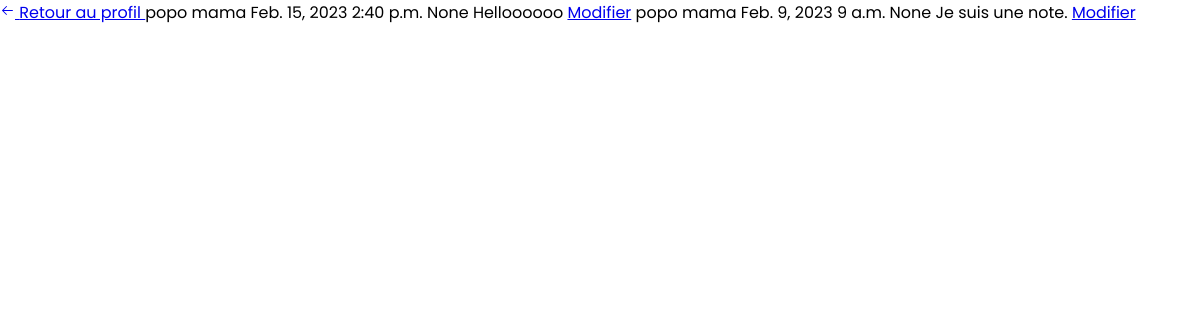
Page /history-appointment/popo mama/ (signed in) on the committed database.
### coach_Xu_Wenwu/models.py (models this page shows)
class PickDate(models.Model):
    id = models.AutoField(primary_key=True)
    date = models.DateField()
    time_slot = models.TimeField()
    user = models.ForeignKey(User, on_delete=models.CASCADE, blank=True, null=True)
    name = models.CharField(max_length=100, blank=True, null=True)
    email = models.EmailField(blank=True, null=True)
    notes = models.TextField(blank=True, null=True)
    subject = models.CharField(max_length=200, blank=True, null=True)

### coach_Xu_Wenwu/views.py (the view)
# urls.py: path('history-appointment/<str:patient_name>/', views.patient_appointments, name="patient_appointments"),
@login_required(login_url='/sign-in')
def patient_appointments(request, patient_name):
    patient_appointments = PickDate.objects.filter(name=patient_name)
    return render(request, 'coach_Xu_Wenwu_app/back_office/history_appointment.html',
                  {'appointments': patient_appointments, 'is_superuser': True})

### templates/coach_Xu_Wenwu_app/back_office/history_appointment.html (shortened to what this page needs)
{% extends "coach_Xu_Wenwu_app/base.html" %}
{% block body %}
    <a href="/dashboard" class="sign__go-back-link">
        Retour au profil
    </a>
{% for appointment in appointments %}
  <tr>
    {% if is_superuser %}
        <td>{{ appointment.name }}</td>
        <td>{{ appointment.date }}</td>
        <td>{{ appointment.time_slot }}</td>
        <td>{{ appointment.subject }}</td>
        <td>{{ appointment.notes }} <a href="{% url 'edit_notes' appointment.id %}">Modifier</a></td>
    {% else %}
    <td>{{ appointment.date }}</td>
    <td>{{ appointment.time_slot }}</td>
    {% endif %}
  </tr>
{% endfor %}
{% endblock %}

### coach_Xu_Wenwu/static/base.css (style rules this page uses)
:root { --primary-color: seagreen; --secondary-color: indianred; --text-primary-color: white; --text-secondary-color: #FFFBEB; --sign_goback-color: #EB6440; --primary-background-color: #2B3A55; --secondary-background-color: #50577A; --valid-color: green; --error-color: red; --black-color: black; --white-color: white; }
* { margin: 0; padding: 0; box-sizing: border-box; font-family: 'Poppins', "Helvetica Neue", Helvetica, Arial, sans-serif; }
body { overflow-x: hidden; }

### rows in the picture
PickDate: name "popo mama", date "Feb. 15, 2023", time_slot "2:40 p.m.", subject "None", notes "Helloooooo"
PickDate: name "popo mama", date "Feb. 9, 2023", time_slot "9 a.m.", subject "None", notes "Je suis une note."
